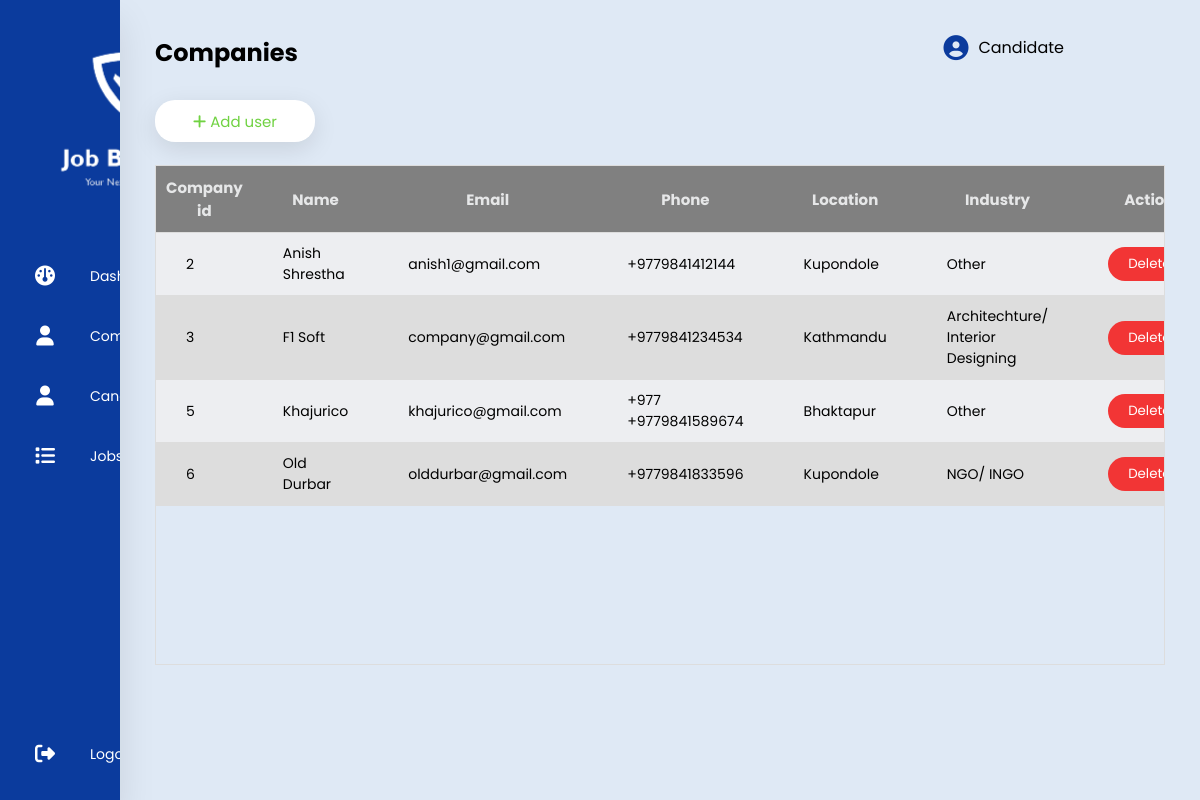
/company/ (signed in), run on an earlier commit of the app's database.
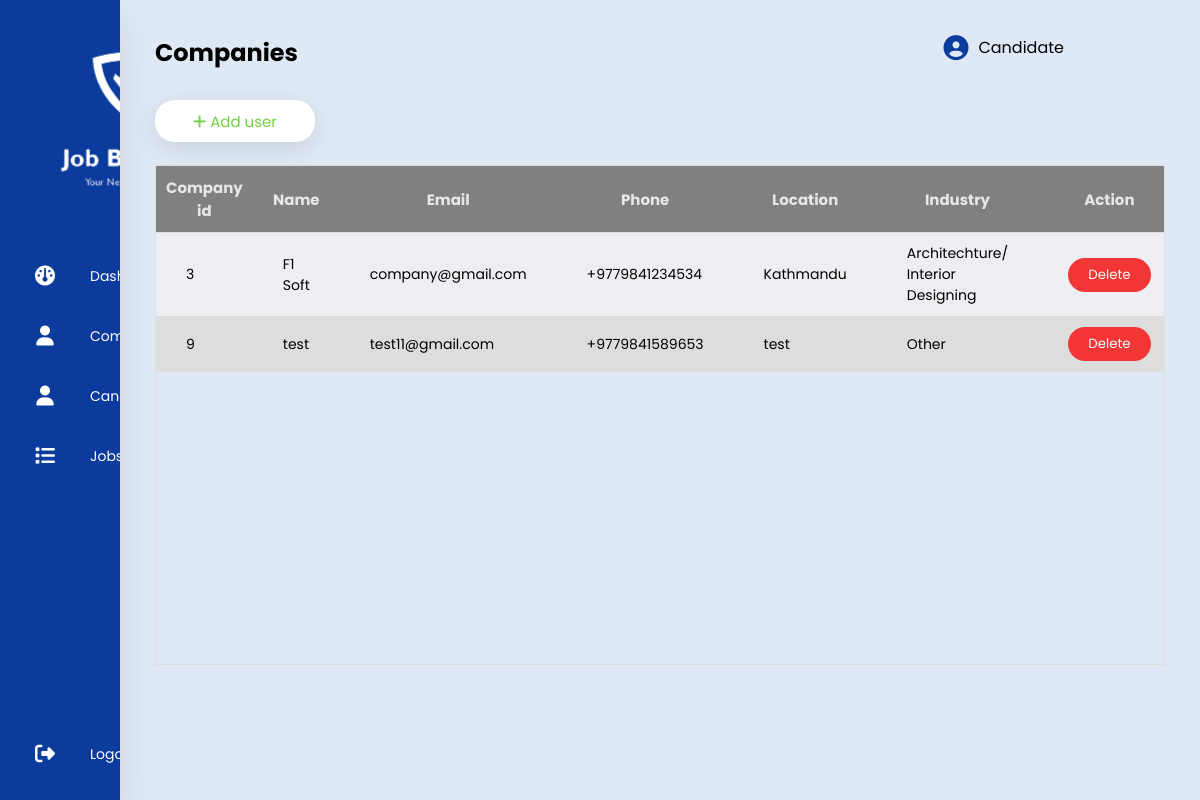
And on a later commit of the database.
### user/models.py (models this page shows, shortened)
class Company(models.Model):
    selections = [('Architechture/ Interior Designing', 'Architechture/ Interior Designing'),
                  ('IT & Telecommunication', 'IT & Telecommunication'),
                  ('Teaching/ Education', 'Teaching/ Education'),
                  ('NGO/ INGO', 'NGO/ INGO'),
                  ('Graphics/ Designing', 'Graphics/ Designing'),
                  ('Hospitality', 'Hospitality'),
                  ('Sales/ Public Relation', 'Sales/ Public Relation'),
                  ('Legal Services', 'Legal Services'),
                  ('Other', 'Other')]
    user = models.OneToOneField(CustomUser, on_delete=models.CASCADE)
    industry = models.CharField('Industry', max_length=200,
                                choices=selections, null=False, default='Other')
    website = models.CharField(max_length=20, null=True, blank=True)
    est_year = models.PositiveSmallIntegerField(null=True, blank=True)
    banner_image = models.ImageField(
        upload_to='images/user/company', help_text='Job Banner', null=True, blank=True)

class CustomUser (AbstractBaseUser, PermissionsMixin):
    display_picture = models.ImageField(
        upload_to='images/user', help_text='Display picture containing a person or a logo.', null=True, blank=True)
    name = models.CharField(max_length=20, null=False)
    phone = PhoneNumberField(null=True, blank=True, unique=True)
    email = models.EmailField(_('email_address'), unique=True, max_length=200)
    location = models.CharField(max_length=30, null=True, blank=True)
    description = models.CharField(max_length=900, null=True, blank=True)
    is_verified = models.BooleanField(default=False)
    is_active = models.BooleanField(default=False)
    is_staff = models.BooleanField(default=False)
    class UserType(models.IntegerChoices):
        ADMIN = 1, _('Admin'),
        COMPANY = 2, _('Company'),
        CANDIDATE = 3, _('Candidate')
    user_type = models.IntegerField(
        choices=UserType.choices, blank=True, null=True)
    USERNAME_FIELD = 'email'
    REQUIRED_FIELDS = ['name', 'phone', 'location', ]
    objects = CustomUserManager()

### adminPanel/views.py (the view, shortened to what this page needs)
# urls.py: path('company/', addCompany, name='company'),
@login_required(login_url='/')
def addCompany(request):
    form = CustomUserForm
    comp_form = CompanyForm
    userData = CustomUser.objects.filter(user_type='2')
    compData = Company.objects.all()
    context = {
               'form': form,
               'comp_form': comp_form,
               'userData': userData,
               'compData': compData,
               'title': 'Companies'
               }
    return render(request, 'company.html', context)

### templates/company.html (shortened to what this page needs)
{% extends 'main.html' %}
{% block content%}
<section class="main">
    <div class="main-top">
        <h1>{{title}}</h1>
        <div class="user-option">
            <i class="fas fa-circle-user"></i>
            <span>{{user.name}}</span>
        </div>
    </div>
            <div class="main-section">
                <div id="addButton">
                    <button class="add" onclick="openform()">
                      <i class="fas fa-add"></i>
                      <span>Add user</span>
                    </button>
                </div>
                <div class="header_fixed", id="table">
                    <table>
                        <thead>
                            <tr>
                                <th>Company id</th>
                                <th>Name</th>
                                <th>Email</th>
                                <th>Phone</th>
                                <th>Location</th>
                                <th>Industry</th>
                                <th>Action</th>
                            </tr>
                        </thead>
                        <tbody>
                            {% for sp in compData  %}
                            <tr>
                                <td>{{sp.id}}</td>
                                <td>{{sp.user.name}}</td>
                                <td>{{sp.user.email}}</td>
                                <td>{{sp.user.phone}}</td>
                                <td>{{sp.user.location}}</td>
                                <td>{{sp.industry}}</td>
                                <td><form action="{% url 'delete-user' sp.user.id %}" method="post">
                                  <input type="submit" value="Delete">
                                </form></td>
                            </tr>
                            {% endfor %}
                        </tbody>
                    </table>
                </div>
                            </section>
{% endblock content%}

What changed in the data, as far as the page shows it:
removed Company: id "2", user.name "Anish Shrestha", user.email "anish1@gmail.com", user.phone "+9779841412144", user.location "Kupondole", industry "Other"
removed Company: id "5", user.name "Khajurico", user.email "khajurico@gmail.com", user.phone "+977 +9779841589674", user.location "Bhaktapur", industry "Other"
removed Company: id "6", user.name "Old Durbar", user.email "olddurbar@gmail.com", user.phone "+9779841833596", user.location "Kupondole", industry "NGO/ INGO"
added Company: id "9", user.name "test", user.email "test11@gmail.com", user.phone "+9779841589653", user.location "test", industry "Other"
